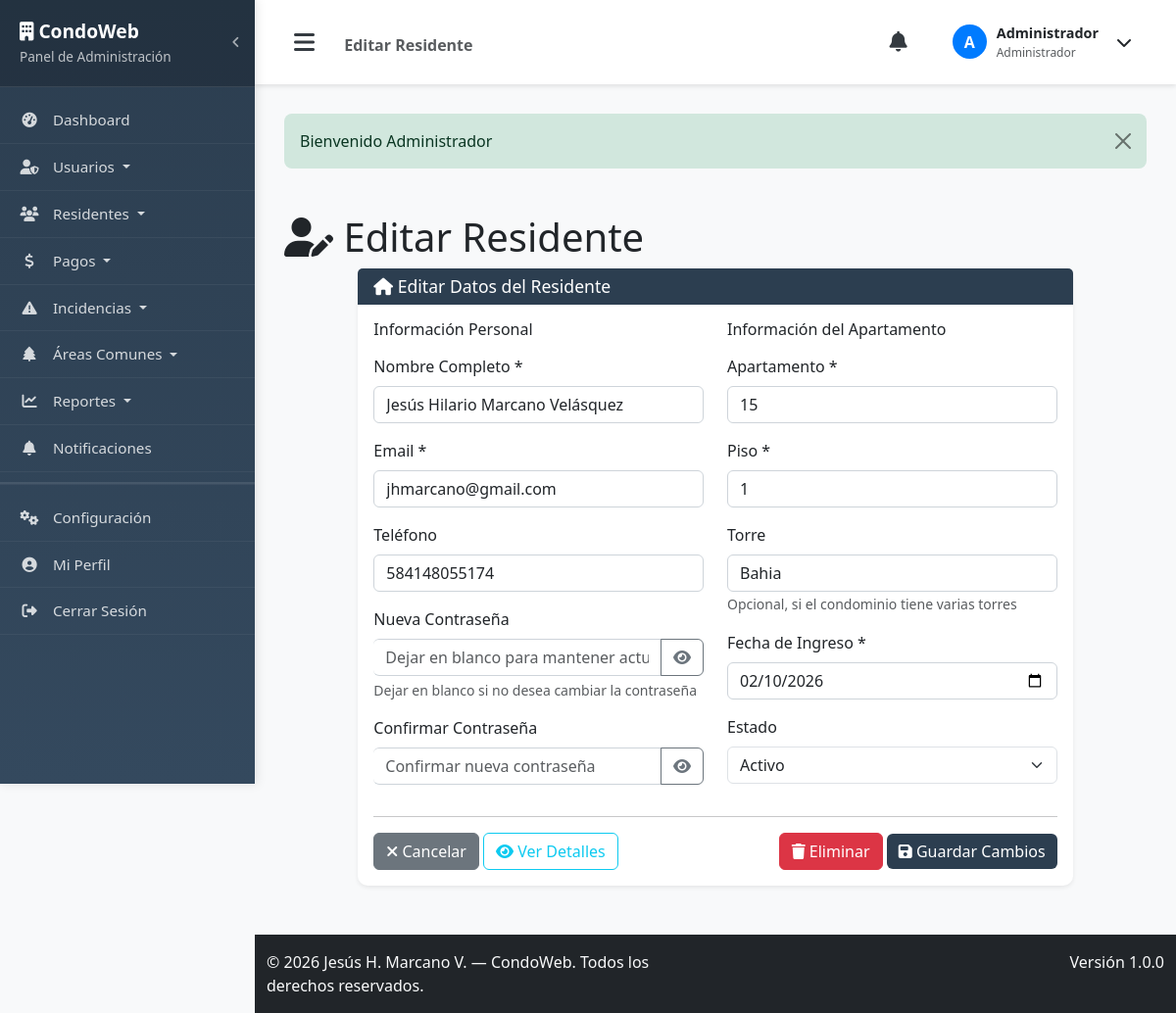
Page /residents/edit/1 (signed in) on the committed database.
### tables this page shows
CREATE TABLE `residentes` (
  `id` int(11) NOT NULL AUTO_INCREMENT,
  `usuario_id` int(11) NOT NULL,
  `apartamento` varchar(10) NOT NULL,
  `piso` int(11) NOT NULL,
  `torre` varchar(50) DEFAULT NULL,
  `fecha_ingreso` date DEFAULT NULL,
  `estado` enum('activo','inactivo') DEFAULT 'activo',
  `created_at` timestamp NOT NULL DEFAULT current_timestamp(),
  `updated_at` timestamp NOT NULL DEFAULT current_timestamp() ON UPDATE current_timestamp(),
  PRIMARY KEY (`id`),
  UNIQUE KEY `usuario_id` (`usuario_id`),
  KEY `idx_residentes_usuario_id` (`usuario_id`),
  CONSTRAINT `residentes_ibfk_1` FOREIGN KEY (`usuario_id`) REFERENCES `usuarios` (`id`) ON DELETE CASCADE
);

CREATE TABLE `usuarios` (
  `id` int(11) NOT NULL AUTO_INCREMENT,
  `nombre` varchar(100) NOT NULL,
  `email` varchar(100) NOT NULL,
  `password` varchar(255) NOT NULL,
  `rol` enum('admin','resident') NOT NULL,
  `telefono` varchar(20) DEFAULT NULL,
  `created_at` timestamp NOT NULL DEFAULT current_timestamp(),
  `updated_at` timestamp NOT NULL DEFAULT current_timestamp() ON UPDATE current_timestamp(),
  PRIMARY KEY (`id`),
  UNIQUE KEY `email` (`email`)
);

### app/controllers/Controller.php (called while the page is built, shortened)
<?php
class Controller {
    public function __construct() {
        $database = new Database();
        $this->db = $database->getConnection();
    }
    protected function view($view, $data = []) {
        extract($data);
        require_once APP_PATH . '/views/' . $view . '.php';
    }
}
?>

### app/models/Resident.php (called while the page is built, shortened)
<?php
class Resident {
    private $conn;
    private $table_name = "residentes";
    public $id;
    public function __construct($db) {
        $this->conn = $db;
    }
    public function readOne() {
        $query = "SELECT r.*, u.nombre, u.email, u.telefono
                  FROM " . $this->table_name . " r
                  LEFT JOIN usuarios u ON r.usuario_id = u.id
                  WHERE r.id = :id LIMIT 1";
        $stmt = $this->conn->prepare($query);
        $stmt->bindParam(":id", $this->id);
        $stmt->execute();
        $row = $stmt->fetch(PDO::FETCH_ASSOC);
        if($row) {
            return $row;
        }
        return false;
    }
}
?>

### app/models/Database.php (called while the page is built, shortened)
<?php
class Database {
    private $host = DB_HOST;
    private $db_name = DB_NAME;
    private $username = DB_USER;
    private $password = DB_PASS;
    public function getConnection() {
        $this->conn = null;
        try {
            $this->conn = new PDO("mysql:host=" . $this->host . ";dbname=" . $this->db_name, $this->username, $this->password);
            $this->conn->exec("set names utf8");
            $this->conn->setAttribute(PDO::ATTR_ERRMODE, PDO::ERRMODE_EXCEPTION);
        } catch(PDOException $exception) {
            echo "Error de conexión: " . $exception->getMessage();
        }
        return $this->conn;
    }
}
?>

### app/views/admin/residents/edit.php (the view, shortened to what this page needs)
<?php include APP_PATH . '/views/layouts/header.php'; ?>
<div class="row">
    <div class="col-12">
        <h1><i class="fas fa-user-edit"></i> Editar Residente</h1>
    </div>
</div>
<div class="row justify-content-center">
    <div class="col-md-10">
        <div class="card">
            <div class="card-header">
                <h5><i class="fas fa-home"></i> Editar Datos del Residente</h5>
            </div>
            <div class="card-body">
                <form method="POST" action="<?= APP_URL ?>/residents/edit/<?= $resident['id'] ?>" class="needs-validation" novalidate>
                    <div class="row">
                        <div class="col-md-6">
                            <h6 class="mb-3">Información Personal</h6>
                            <div class="mb-3">
                                <label for="nombre" class="form-label">Nombre Completo *</label>
                                <input type="text" class="form-control" id="nombre" name="nombre"
                                       value="<?= $resident['nombre'] ?>" required>
                            </div>
                            <div class="mb-3">
                                <label for="email" class="form-label">Email *</label>
                                <input type="email" class="form-control" id="email" name="email"
                                       value="<?= $resident['email'] ?>" required>
                            </div>
                            <div class="mb-3">
                                <label for="telefono" class="form-label">Teléfono</label>
                                <input type="tel" class="form-control" id="telefono" name="telefono"
                                       value="<?= $resident['telefono'] ?>"
                                       placeholder="555-0000">
                            </div>
                            <div class="mb-3">
                                <label for="password" class="form-label">Nueva Contraseña</label>
                                <div class="input-group">
                                    <input type="password" class="form-control" id="password" name="password"
                                           minlength="6" placeholder="Dejar en blanco para mantener actual">
                                    <button type="button" class="btn btn-outline-secondary password-toggle">
                                        <i class="fas fa-eye"></i>
                                    </button>
                                </div>
                                <div class="form-text">Dejar en blanco si no desea cambiar la contraseña</div>
                            </div>
                            <div class="mb-3">
                                <label for="confirm_password" class="form-label">Confirmar Contraseña</label>
                                <div class="input-group">
                                    <input type="password" class="form-control" id="confirm_password" name="confirm_password"
                                           placeholder="Confirmar nueva contraseña">
                                    <button type="button" class="btn btn-outline-secondary password-toggle">
                                        <i class="fas fa-eye"></i>
                                    </button>
                                </div>
                            </div>
                        </div>
                        <div class="col-md-6">
                            <h6 class="mb-3">Información del Apartamento</h6>
                            <div class="mb-3">
                                <label for="apartamento" class="form-label">Apartamento *</label>
                                <input type="text" class="form-control" id="apartamento" name="apartamento"
                                       value="<?= $resident['apartamento'] ?>" required>
                            </div>
                            <div class="mb-3">
                                <label for="piso" class="form-label">Piso *</label>
                                <input type="number" class="form-control" id="piso" name="piso"
                                       value="<?= $resident['piso'] ?>" min="1" max="50" required>
                            </div>
                            <div class="mb-3">
                                <label for="torre" class="form-label">Torre</label>
                                <input type="text" class="form-control" id="torre" name="torre"
                                       value="<?= $resident['torre'] ?>"
                                       placeholder="Ej: A, B, C">
                                <small class="form-text">Opcional, si el condominio tiene varias torres</small>
                            </div>
                            <div class="mb-3">
                                <label for="fecha_ingreso" class="form-label">Fecha de Ingreso *</label>
                                <input type="date" class="form-control" id="fecha_ingreso" name="fecha_ingreso"
                                       value="<?= $resident['fecha_ingreso'] ?>" required>
                            </div>
                            <div class="mb-3">
                                <label for="estado" class="form-label">Estado</label>
                                <select class="form-select" id="estado" name="estado">
                                    <option value="activo" <?= $resident['estado'] == 'activo' ? 'selected' : '' ?>>Activo</option>
                                </select>
                            </div>
                        </div>
                    </div>
                    <hr>
                    <div class="d-flex justify-content-between">
                        <div>
                            <a href="<?= APP_URL ?>/residents" class="btn btn-secondary">
                                <i class="fas fa-times"></i> Cancelar
                            </a>
                            <a href="<?= APP_URL ?>/residents/show/<?= $resident['id'] ?>" class="btn btn-outline-info">
                                <i class="fas fa-eye"></i> Ver Detalles
                            </a>
                        </div>
                        <div>
                            <button type="button" class="btn btn-danger" onclick="confirmDelete()">
                                <i class="fas fa-trash"></i> Eliminar
                            </button>
                            <button type="submit" class="btn btn-primary">
                                <i class="fas fa-save"></i> Guardar Cambios
                            </button>
                        </div>
                    </div>
                </form>
            </div>
        </div>
    </div>
</div>
<?php include APP_PATH . '/views/layouts/footer.php'; ?>

### public/css/style.css (style rules this page uses)
:root { --primary-color: #007bff; --secondary-color: #6c757d; --success-color: #28a745; --danger-color: #dc3545; --warning-color: #ffc107; --info-color: #17a2b8; --light-color: #f8f9fa; --dark-color: #343a40; }
body { font-family: 'Segoe UI', Tahoma, Geneva, Verdana, sans-serif; background-color: #f8f9fa; }
.card { border: none; border-radius: 10px; box-shadow: 0 0.125rem 0.25rem rgba(0, 0, 0, 0.075); transition: all 0.3s ease; }
.card-header { background-color: #fff; border-bottom: 1px solid #dee2e6; font-weight: 600; }
.btn { border-radius: 6px; font-weight: 500; transition: all 0.3s ease; }
.form-control { border-radius: 6px; border: 1px solid #ced4da; transition: all 0.3s ease; }
.input-group .form-control { border-left: none; }
.card { margin-bottom: 20px; }
.card-header { background: #2c3e50; color: white; border-bottom: none; }
.card-header h5 { margin: 0; font-size: 1.1rem; }
.btn-primary { background: #2c3e50; border: none; }
.main-content > * { animation: fadeInUp 0.5s ease-out; }

### rows in the picture
residentes: nombre "Jesús Hilario Marcano Velásquez", email "jhmarcano@gmail.com", telefono "584148055174", apartamento "15", piso "1", torre "Bahia", fecha_ingreso "02/10/2026", estado "Activo"

### other values in the picture
APP_NAME "CondoWeb"
$page_title "Editar Residente"
substr($_SESSION['user_name'], 0, 1) "A"
$_SESSION['user_name'] "Administrador"
$flash['message'] "Bienvenido Administrador"
APP_VERSION "1.0.0"
